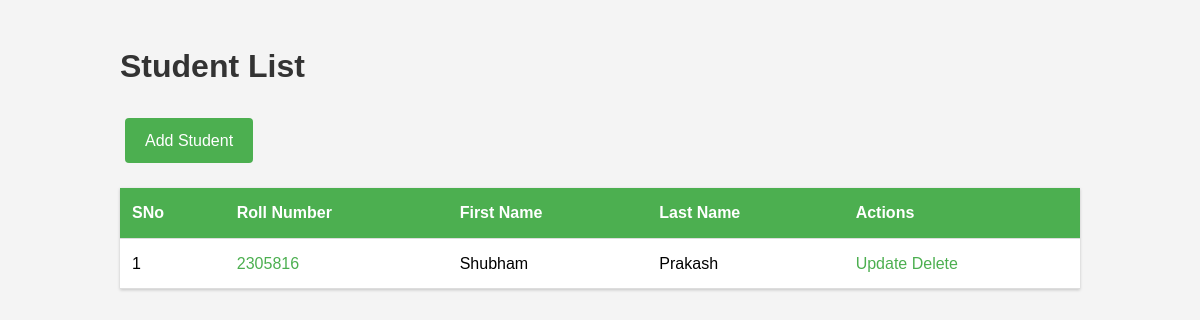
The page / on the database its author committed.
### app.py (models this page shows)
class Student(db.Model):
    __tablename__ = 'student'
    student_id = db.Column(db.Integer, primary_key=True, autoincrement=True)
    roll_number = db.Column(db.String, unique=True, nullable=False)
    first_name = db.Column(db.String, nullable=False)
    last_name = db.Column(db.String)
    enrollments = db.relationship('Enrollments', backref='student', lazy=True, cascade="all, delete-orphan")

### app.py (the view)
@app.route('/')
def index():
    students = Student.query.all()
    return render_template('index.html', students=students)

### templates/index.html (shortened to what this page needs)
{% extends 'base.html' %}
{% block content %}
<h1>Student List</h1>
<a href="{{ url_for('create_student') }}" class="button">Add Student</a>
{% if students %}
<table id="all-students">
    <tr>
        <th>SNo</th>
        <th>Roll Number</th>
        <th>First Name</th>
        <th>Last Name</th>
        <th>Actions</th>
    </tr>
    {% for student in students %}
    <tr>
        <td>{{ loop.index }}</td>
        <td><a href="{{ url_for('student_details', student_id=student.student_id) }}">{{ student.roll_number }}</a></td>
        <td>{{ student.first_name }}</td>
        <td>{{ student.last_name }}</td>
        <td>
            <a href="{{ url_for('update_student', student_id=student.student_id) }}" type="button">Update</a>
            <a href="{{ url_for('delete_student', student_id=student.student_id) }}" type="button" onclick="return confirm('Are you sure?')">Delete</a>
        </td>
    </tr>
    {% endfor %}
</table>
{% else %}
<p>No students enrolled.</p>
{% endif %}
{% endblock %}

### static/style.css (style rules this page uses)
body { font-family: Arial, sans-serif; line-height: 1.6; margin: 0; padding: 0; background-color: #f4f4f4; }
h1 { color: #333; margin-bottom: 20px; }
table { width: 100%; border-collapse: collapse; margin: 20px 0; background-color: white; box-shadow: 0 1px 3px rgba(0,0,0,0.2); }
th, td { padding: 12px; text-align: left; border-bottom: 1px solid #ddd; }
th { background-color: #4CAF50; color: white; }
.button, input[type="submit"] { display: inline-block; padding: 10px 20px; background-color: #4CAF50; color: white; text-decoration: none; border: none; border-radius: 4px; cursor: pointer; margin: 5px; }
a { color: #4CAF50; text-decoration: none; }

### rows shown on the page
Student: roll_number "2305816", first_name "Shubham", last_name "Prakash"
